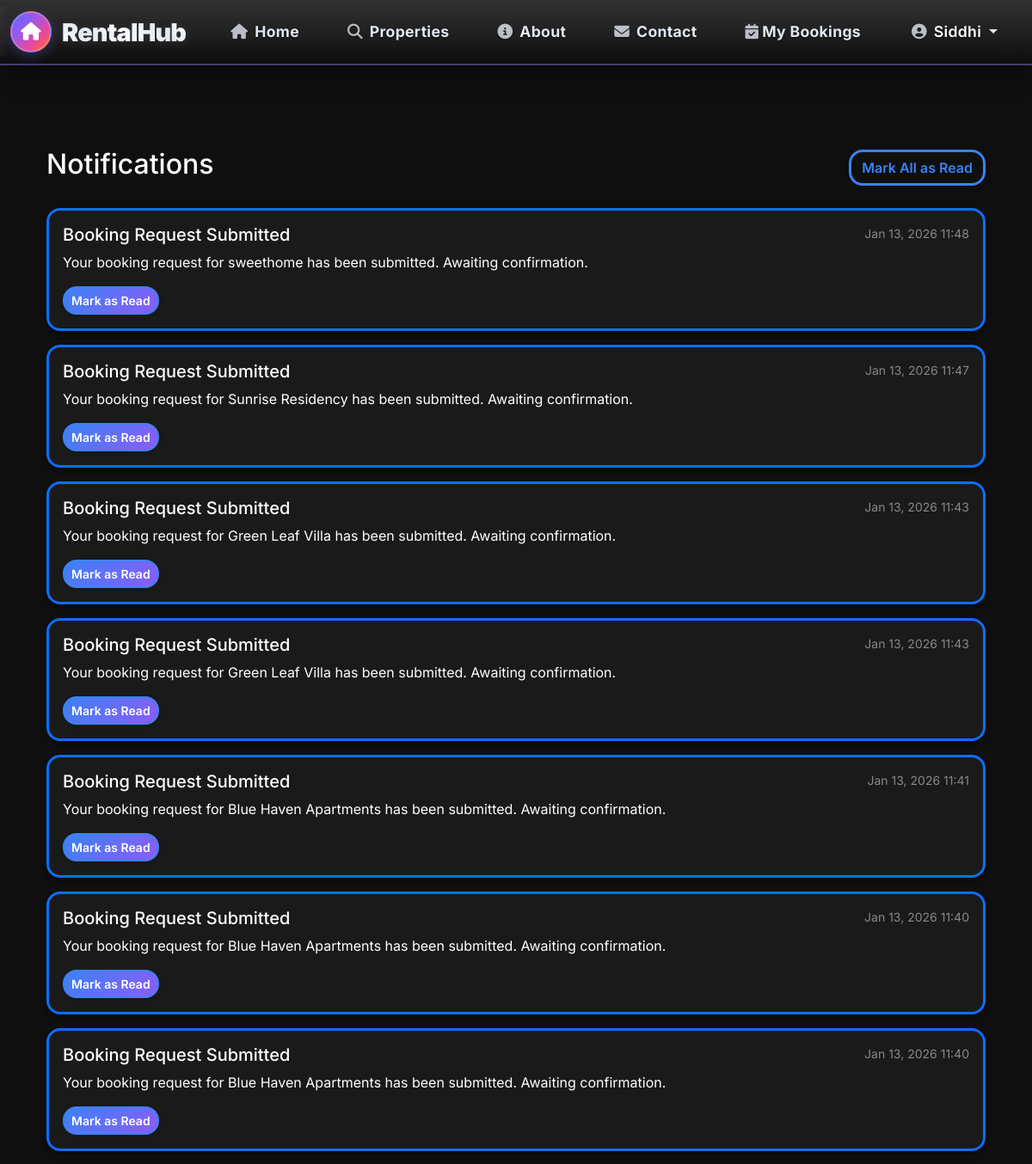
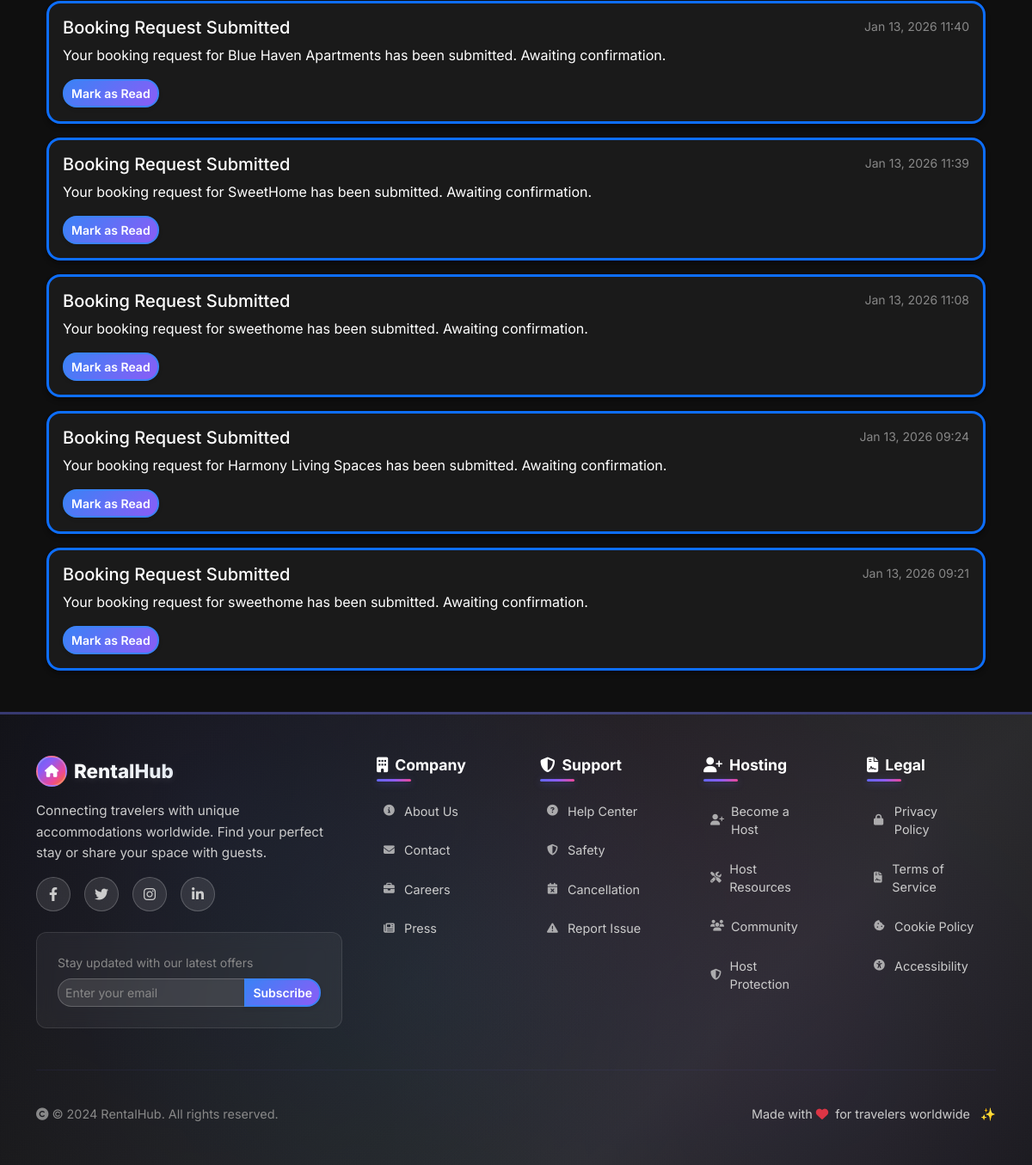
Page /notifications/ (signed in) on the committed database (2 pictures, top to bottom).
### accounts/models.py (models this page shows)
class User(AbstractUser):
    ROLE_CHOICES = (
        ('ADMIN', 'Admin'),
        ('OWNER', 'Property Owner'),
        ('TRAVELLER', 'Traveller'),
    )
    role = models.CharField(max_length=10, choices=ROLE_CHOICES, default='TRAVELLER')
    def is_owner(self):
        return self.role == 'OWNER'
    def is_traveller(self):
        return self.role == 'TRAVELLER'
    def is_admin(self):
        return self.role == 'ADMIN' or self.is_superuser
    class Meta:
        ordering = ['-date_joined']

### notifications/models.py (models this page shows, shortened)
class Notification(models.Model):
    user = models.ForeignKey(User, on_delete=models.CASCADE, related_name='notifications')
    title = models.CharField(max_length=200)
    message = models.TextField()
    is_read = models.BooleanField(default=False)
    created_at = models.DateTimeField(auto_now_add=True)
    class Meta:
        ordering = ['-created_at']

### notifications/views.py (the view)
# urls.py: path('', views.notification_list, name='notification_list'),
@login_required
def notification_list(request):
    notifications = Notification.objects.filter(user=request.user)
    unread_count = notifications.filter(is_read=False).count()
    return render(request, 'notifications/notification_list.html', {
        'notifications': notifications,
        'unread_count': unread_count,
    })

### templates/notifications/notification_list.html (shortened to what this page needs)
{% extends 'base.html' %}
{% block content %}
<div class="container my-5">
    <div class="d-flex justify-content-between align-items-center mb-4">
        <h2>Notifications</h2>
        {% if unread_count > 0 %}
            <a href="{% url 'notifications:mark_all_as_read' %}" class="btn btn-outline-primary">Mark All as Read</a>
        {% endif %}
    </div>
    {% if notifications %}
        {% for notification in notifications %}
            <div class="card mb-3 {% if not notification.is_read %}border-primary{% endif %}">
                <div class="card-body">
                    <div class="d-flex justify-content-between">
                        <h5 class="card-title">{{ notification.title }}</h5>
                        <small class="text-muted">{{ notification.created_at|date:"M d, Y H:i" }}</small>
                    </div>
                    <p class="card-text">{{ notification.message }}</p>
                    {% if not notification.is_read %}
                        <a href="{% url 'notifications:mark_as_read' notification.pk %}" class="btn btn-sm btn-primary">Mark as Read</a>
                    {% endif %}
                </div>
            </div>
        {% endfor %}
    {% else %}
        <p>You have no notifications.</p>
    {% endif %}
</div>
{% endblock %}

### templates/navbar.html (shortened to what this page needs)
<nav class="navbar navbar-expand-lg navbar-dark bg-gradient shadow-lg">
    <div class="container-fluid">
        <a class="navbar-brand fw-bold d-flex align-items-center" href="{% url 'home' %}">
            <div class="brand-icon-wrapper">
                <div class="brand-icon">
                    <i class="fas fa-home"></i>
                </div>
            </div>
            <span class="brand-text">RentalHub</span>
            <div class="brand-shine"></div>
        </a>
        <div class="collapse navbar-collapse" id="navbarNav">
            <ul class="navbar-nav me-auto">
                <li class="nav-item">
                    <a class="nav-link" href="{% url 'home' %}">
                        <i class="fas fa-home me-2"></i>Home
                    </a>
                </li>
                <li class="nav-item">
                    <a class="nav-link" href="{% url 'listings:property_list' %}">
                        <i class="fas fa-search me-2"></i>Properties
                    </a>
                </li>
                <li class="nav-item">
                    <a class="nav-link" href="{% url 'about' %}">
                        <i class="fas fa-info-circle me-2"></i>About
                    </a>
                </li>
                <li class="nav-item">
                    <a class="nav-link" href="{% url 'contact' %}">
                        <i class="fas fa-envelope me-2"></i>Contact
                    </a>
                </li>
                {% if user.is_authenticated %}
                    {% if user.is_traveller %}
                        <li class="nav-item">
                            <a class="nav-link" href="{% url 'accounts:traveller_dashboard' %}">
                                <i class="fas fa-calendar-check me-1"></i>My Bookings
                            </a>
                        </li>
                    {% endif %}
                {% endif %}
            </ul>
            <ul class="navbar-nav">
                {% if user.is_authenticated %}
                    <li class="nav-item dropdown">
                        <a class="nav-link dropdown-toggle user-dropdown" href="#" role="button" data-bs-toggle="dropdown">
                            <i class="fas fa-user-circle me-2"></i><span class="user-name">{{ user.username }}</span>
                        </a>
                    </li>
                {% endif %}
            </ul>
        </div>
    </div>
</nav>

### rows in the picture
User: username "Siddhi"
Notification: title "Booking Request Submitted", created_at "Jan 13, 2026 11:48", message "Your booking request for sweethome has been submitted. Awaiting confirmation.", is_read "Mark as Read"
Notification: title "Booking Request Submitted", created_at "Jan 13, 2026 11:47", message "Your booking request for Sunrise Residency has been submitted. Awaiting confirmation.", is_read "Mark as Read"
Notification: title "Booking Request Submitted", created_at "Jan 13, 2026 11:43", message "Your booking request for Green Leaf Villa has been submitted. Awaiting confirmation.", is_read "Mark as Read"
Notification: title "Booking Request Submitted", created_at "Jan 13, 2026 11:43", message "Your booking request for Green Leaf Villa has been submitted. Awaiting confirmation.", is_read "Mark as Read"
Notification: title "Booking Request Submitted", created_at "Jan 13, 2026 11:41", message "Your booking request for Blue Haven Apartments has been submitted. Awaiting confirmation.", is_read "Mark as Read"
Notification: title "Booking Request Submitted", created_at "Jan 13, 2026 11:40", message "Your booking request for Blue Haven Apartments has been submitted. Awaiting confirmation.", is_read "Mark as Read"
Notification: title "Booking Request Submitted", created_at "Jan 13, 2026 11:40", message "Your booking request for Blue Haven Apartments has been submitted. Awaiting confirmation.", is_read "Mark as Read"
Notification: title "Booking Request Submitted", created_at "Jan 13, 2026 11:40", message "Your booking request for Blue Haven Apartments has been submitted. Awaiting confirmation.", is_read "Mark as Read"
Notification: title "Booking Request Submitted", created_at "Jan 13, 2026 11:39", message "Your booking request for SweetHome has been submitted. Awaiting confirmation.", is_read "Mark as Read"
Notification: title "Booking Request Submitted", created_at "Jan 13, 2026 11:08", message "Your booking request for sweethome has been submitted. Awaiting confirmation.", is_read "Mark as Read"
Notification: title "Booking Request Submitted", created_at "Jan 13, 2026 09:24", message "Your booking request for Harmony Living Spaces has been submitted. Awaiting confirmation.", is_read "Mark as Read"
Notification: title "Booking Request Submitted", created_at "Jan 13, 2026 09:21", message "Your booking request for sweethome has been submitted. Awaiting confirmation.", is_read "Mark as Read"
